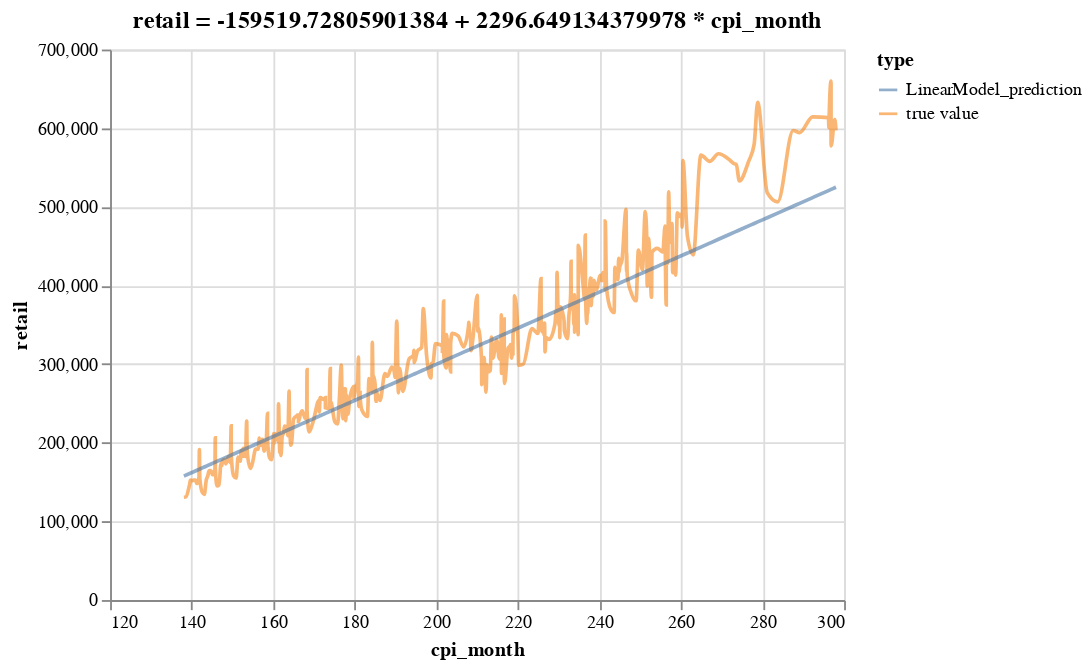

The notebook cell saved with this chart:
### Code cell
compare([lm], 'cpi_month', 'retail')

### Figure 1 — Vega-Lite specification as saved in the notebook (floating-point values rounded to 4 significant figures; data arrays with more than 128 entries replaced by an {"elided": "..."} marker saying what was removed)
{"config": {"view": {"continuousWidth": 400, "continuousHeight": 300}}, "data": {"name": "data-1b0fd09d03911b891caf0c5e17e1f4bb"}, "mark": {"type": "line", "interpolate": "monotone", "opacity": 0.6}, "encoding": {"color": {"field": "type", "type": "nominal"}, "x": {"field": "cpi_month", "type": "quantitative"}, "y": {"field": "retail", "type": "quantitative"}}, "title": "retail = -159519.72805901384 + 2296.649134379978 * cpi_month", "$schema": "https://vega.github.io/schema/vega-lite/v4.17.0.json", "datasets": {"data-1b0fd09d03911b891caf0c5e17e1f4bb": {"elided": "744 records"}}}
